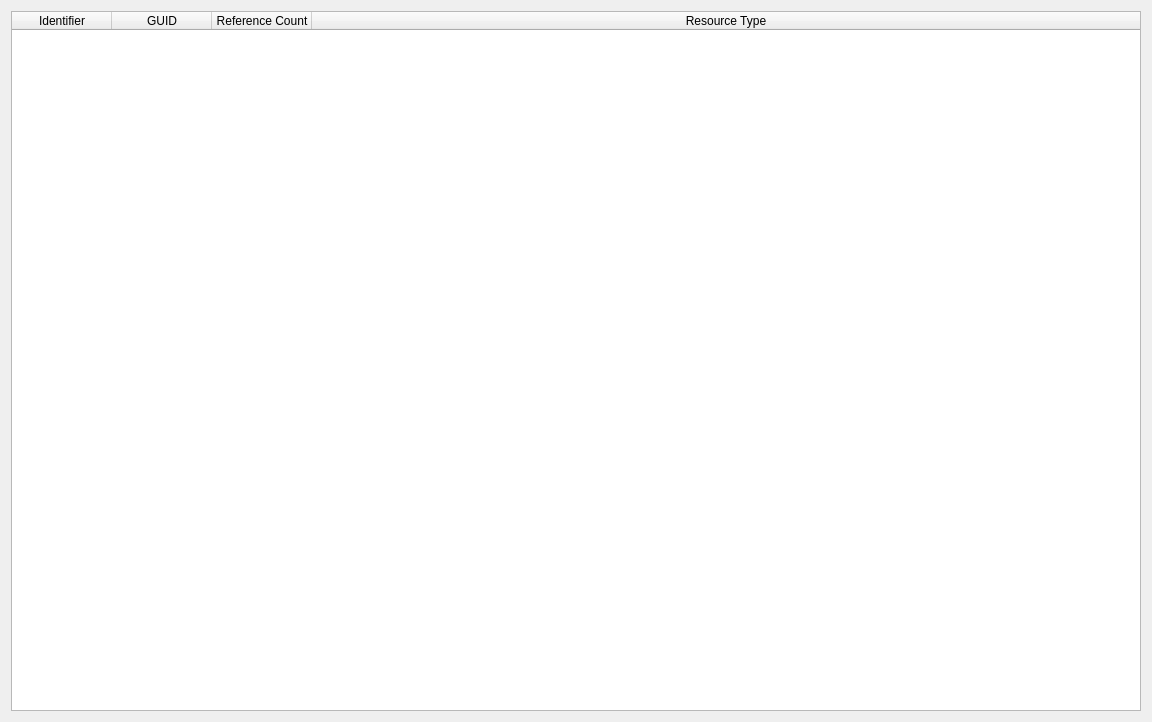
<?xml version="1.0" encoding="UTF-8"?>
<ui version="4.0">
 <class>ResourceBrowserWidget</class>
 <widget class="QWidget" name="ResourceBrowserWidget">
  <property name="geometry">
   <rect>
    <x>0</x>
    <y>0</y>
    <width>1152</width>
    <height>722</height>
   </rect>
  </property>
  <property name="sizePolicy">
   <sizepolicy hsizetype="Expanding" vsizetype="Expanding">
    <horstretch>0</horstretch>
    <verstretch>0</verstretch>
   </sizepolicy>
  </property>
  <property name="windowTitle">
   <string>ResourceBrowserWidget</string>
  </property>
  <layout class="QVBoxLayout" name="verticalLayout">
   <item>
    <widget class="QTableWidget" name="tableWidget">
     <property name="selectionBehavior">
      <enum>QAbstractItemView::SelectionBehavior::SelectItems</enum>
     </property>
     <attribute name="horizontalHeaderStretchLastSection">
      <bool>true</bool>
     </attribute>
     <attribute name="verticalHeaderVisible">
      <bool>false</bool>
     </attribute>
     <column>
      <property name="text">
       <string>Identifier</string>
      </property>
     </column>
     <column>
      <property name="text">
       <string>GUID</string>
      </property>
     </column>
     <column>
      <property name="text">
       <string>Reference Count</string>
      </property>
     </column>
     <column>
      <property name="text">
       <string>Resource Type</string>
      </property>
     </column>
    </widget>
   </item>
  </layout>
 </widget>
 <layoutdefault spacing="6" margin="11"/>
 <resources/>
 <connections/>
</ui>
